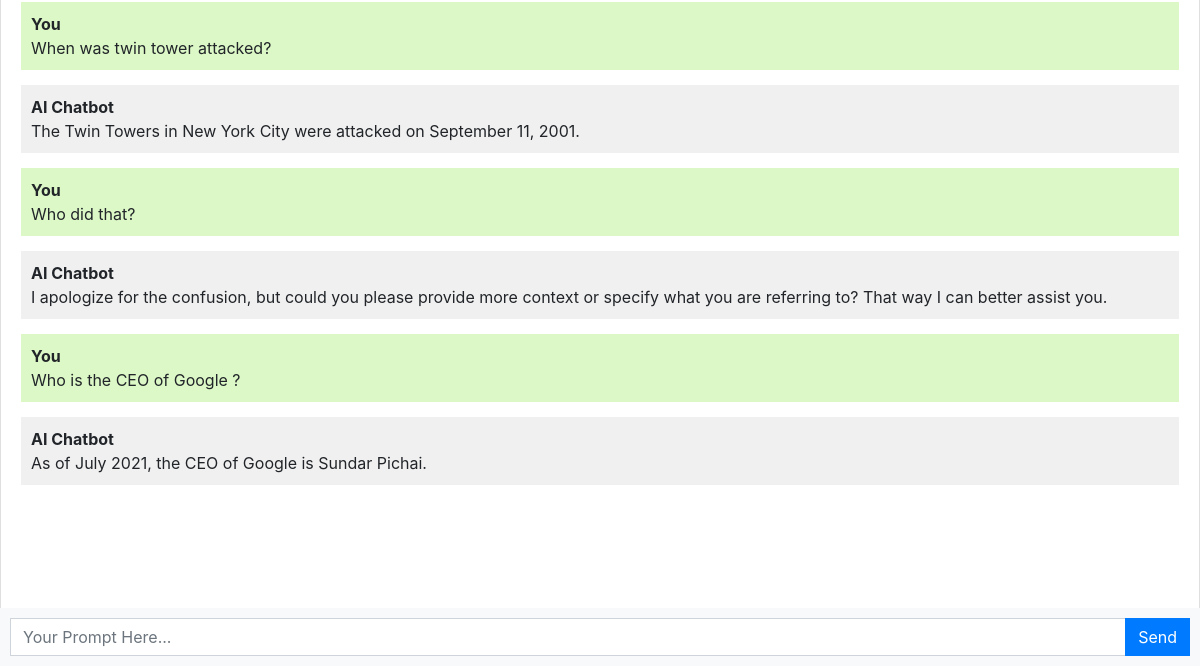
Page / (signed in, lower part) on the earlier database version.
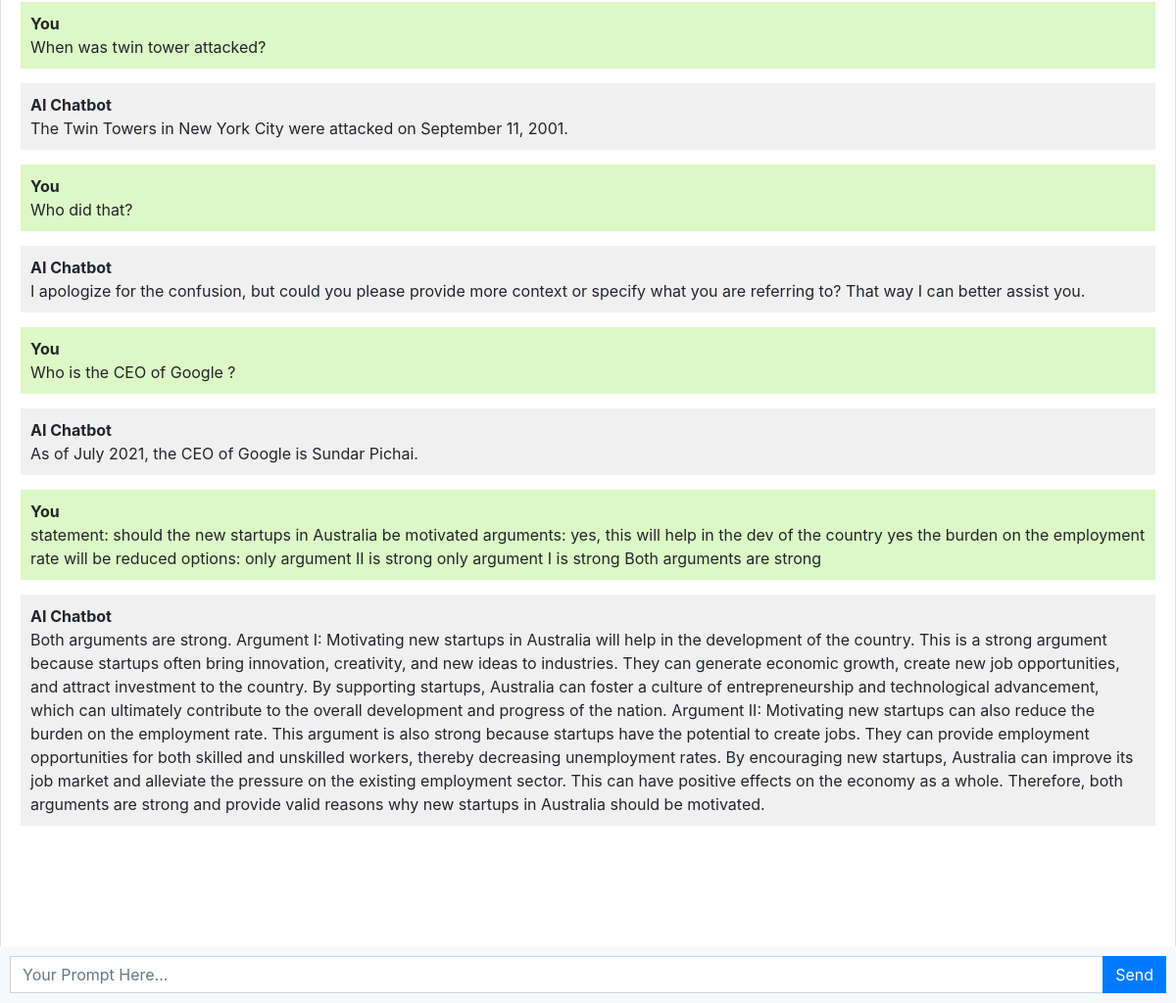
Same page on the later database version.
### chatbot/models.py (models this page shows, shortened)
class Chat(models.Model):
    user = models.ForeignKey(User, on_delete=models.CASCADE)
    message = models.TextField()
    response = models.TextField()
    created_at = models.DateTimeField(auto_now_add=True)

### chatbot/views.py (the view)
# urls.py: path('', views.chatbot, name = 'chatbot'),
@login_required
def chatbot(request):
    chats = Chat.objects.filter(user=request.user)
    if request.method == 'POST':
        message = request.POST.get('message')
        reponse = ask_openai(message)
        chat = Chat(user=request.user, message=message, response=reponse, created_at=timezone.now())
        chat.save()
        return JsonResponse({'message':message, 'response':reponse})
    return render(request, 'chatbot.html', {'chats': chats})

### templates/chatbot.html (shortened to what this page needs)
{% extends 'base.html' %}
{% block content %}
<div class="chat-container" >
  <div class="card flex-grow-1">
    <div class="card-body messages-box">
      <ul class="list-unstyled messages-list">
        {% for chat in chats %}
          {% if chat.user == request.user %}
            <li class="message sent">
          <div class="message-text">
            <div class="message-sender">
              <b>You</b>
            </div>
            <div class="message-content">
              {{chat.message}}
            </div>
          </div>
        </li>
        <li class="message received">
          <div class="message-text">
            <div class="message-sender">
              <b>AI Chatbot</b>
            </div>
            <div class="message-content">
              {{chat.response}}
            </div>
          </div>
        </li>
          {% endif %}
        {% endfor %}
      </ul>
    </div>
    <br><br>
    <br><br>
    <br><br>
  </div>
  <form class="message-form">
    <div class="input-group">
      <input type="text" class="form-control message-input" placeholder="Your Prompt Here...">
      <div class="input-group-append">
        <button type="submit" class="btn btn-primary btn-send">Send</button>
      </div>
    </div>
  </form>
</div>
{% endblock %}

Differences in the rows shown:
added Chat: message "statement: should the new startups in Australia be motivated arguments: yes, this will help in the dev of the country yes the burden on the employment rate will be reduced options: only argument II is strong only argument I is strong Both arguments are strong", response "Both arguments are strong. Argument I: Motivating new startups in Australia will help in the development of the country. This is a strong argument because startups often bring innovation, creativity, and new ideas to industries. They can generate economic growth, create new job opportunities, and attract investment to the country. By supporting startups, Australia can foster a culture of entrepreneurship and technological advancement, which can ultimately contribute to the overall development and progress of the nation. Argument II: Motivating new startups can also reduce the burden on the employment rate. This argument is also strong because startups have the potential to create jobs. They…"
